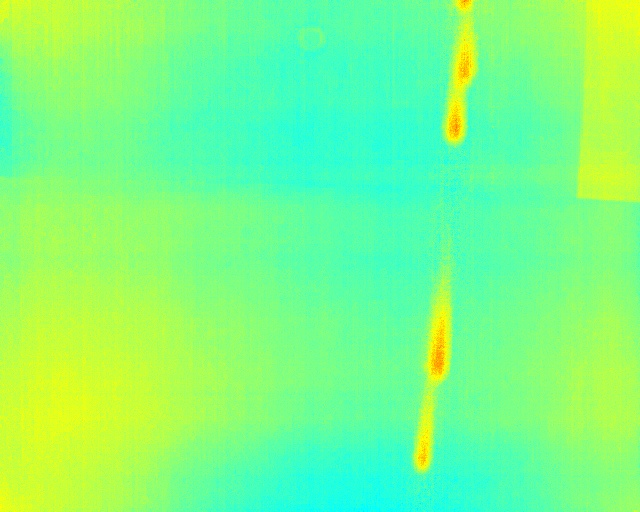
#> input picture foto(1).jpg, 640 x 512 px, given in place of the camera
$ python capture.py
#> lines starting #> are read from the running program, lines starting #| are printed output that depends on the picture; after the words box and inside, x2 and y2 are one past the last pixel; in counts of white or black regions, pixels touching at a corner belong together
import serial
import cv2 as cv
from PIL import Image
import numpy as np

ser = serial.Serial('/dev/ttyUSB1', 9600)

webcam = cv.VideoCapture(0)
ret, frame = webcam.read()
#> frame is the input picture: shape (512, 640, 3); mean B, G, R 132.1, 253.9, 123.8
cv.imwrite("Foto.jpg", frame)

#img = Image.open("Foto.jpg")
img = cv.imread('Foto.jpg')

resize = (960,540)

img_resize = cv.resize(img, resize)
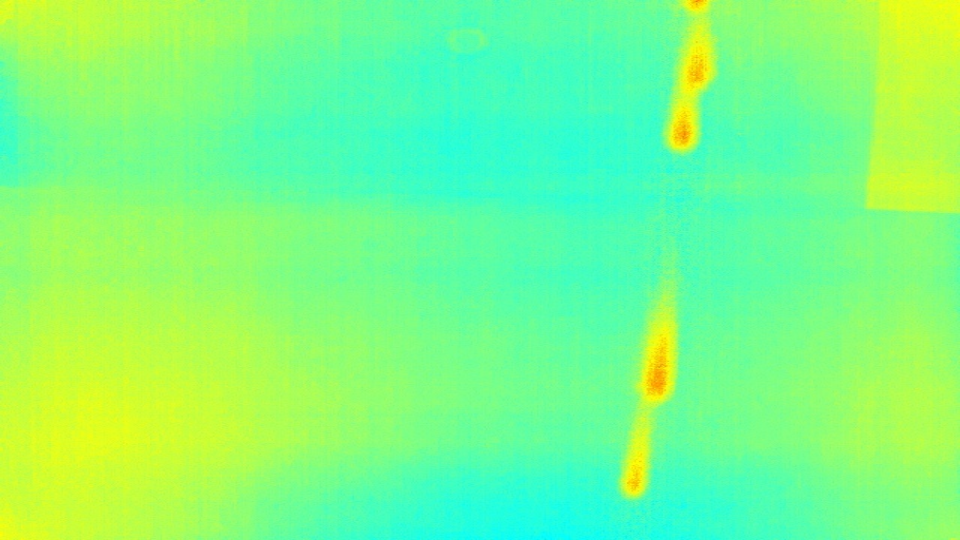
#> img_resize: shape (540, 960, 3); mean B, G, R 132, 253.4, 123.7

img_color = cv.applyColorMap(img, cv.COLORMAP_JET)
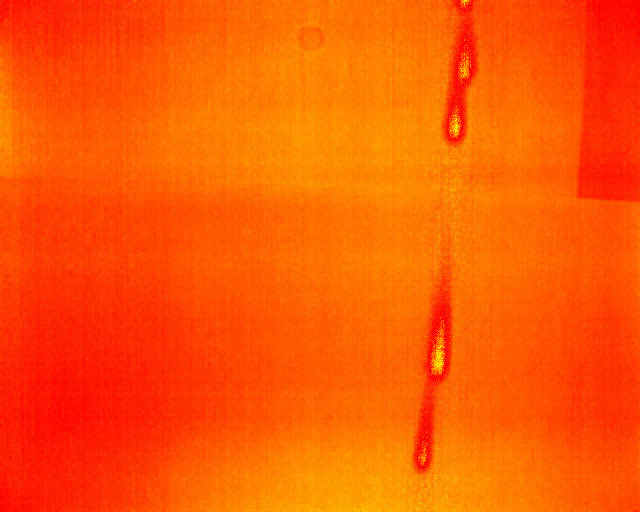
#> img_color: shape (512, 640, 3); mean B, G, R 0, 88.4, 255
color_resize = cv.resize(img_color, resize)
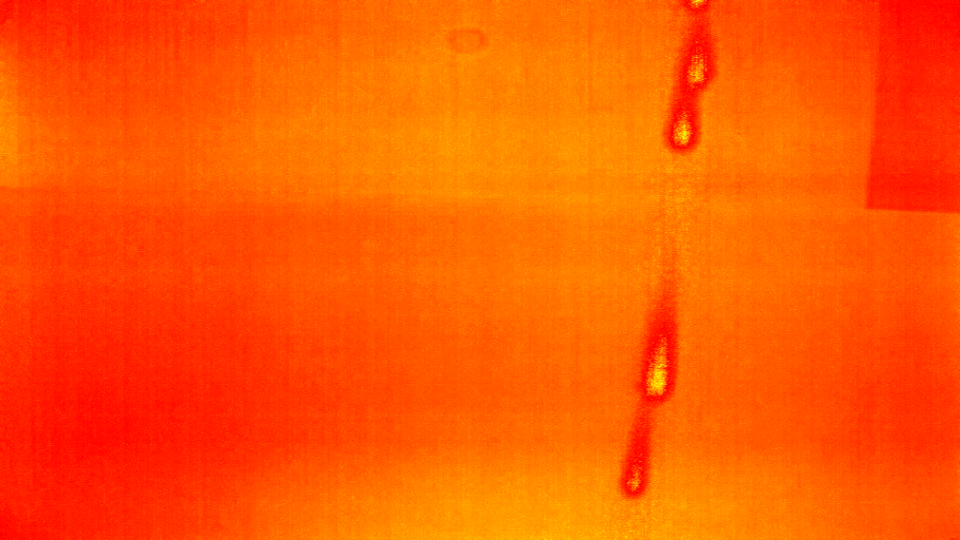
#> color_resize: shape (540, 960, 3); mean B, G, R 0, 88.3, 255
color2hsv = cv.cvtColor(color_resize, cv.COLOR_BGR2HSV)
#> color2hsv: shape (540, 960, 3); mean H, S, V 10.4, 255, 255

lowerRed = np.array([0,50,50])
upperRed = np.array([5,255,255])
mask1 = cv.inRange(color2hsv, lowerRed, upperRed)
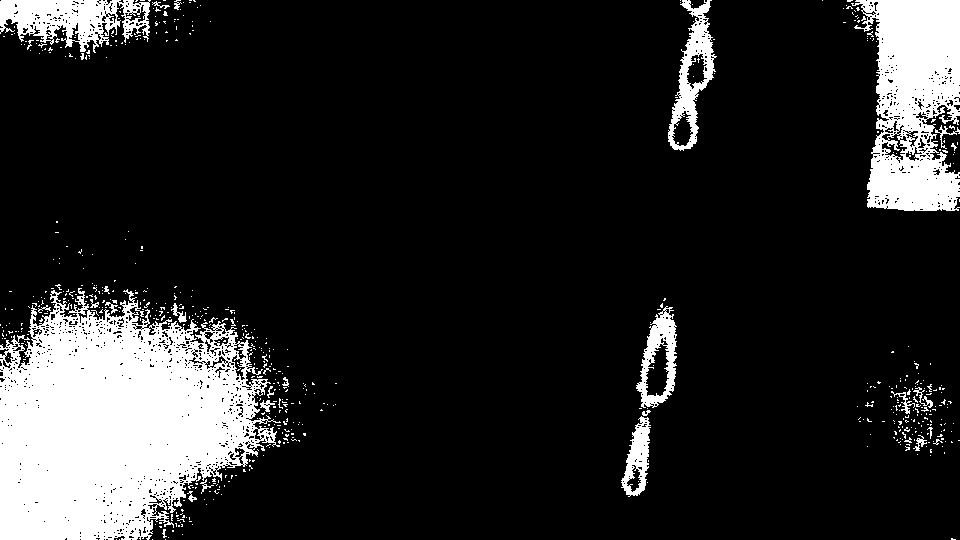
#> mask1: shape (540, 960); 14.6% white; 620 white regions (591 under 20 px), largest, box (x1, y1, x2, y2) and area: (0, 288, 281, 540) 46796, (851, 0, 960, 211) 15487, (0, 0, 151, 53) 4518


lower_orange = np.array([10, 100, 20])
upper_orange = np.array([25, 255, 255])
mask2 = cv.inRange(color2hsv, lower_orange, upper_orange)
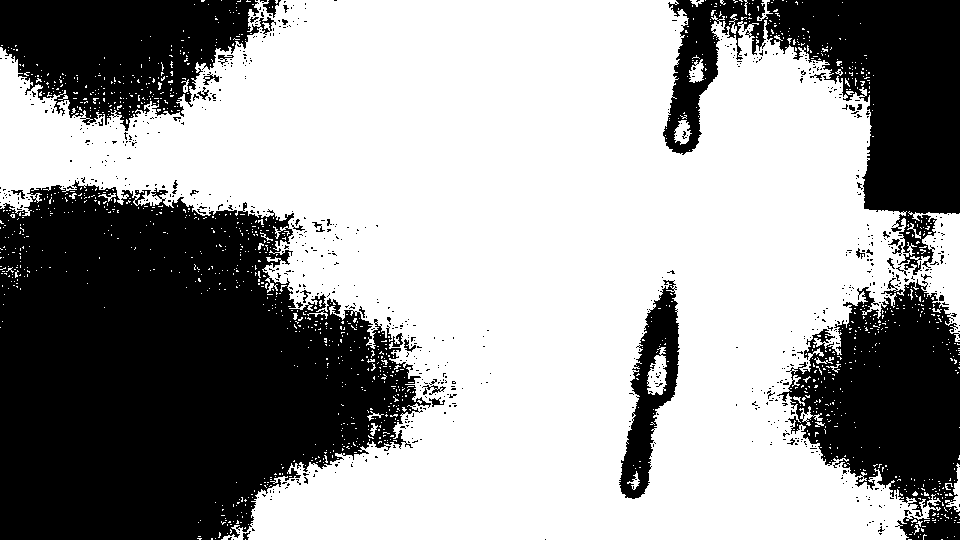
#> mask2: shape (540, 960); 61.2% white; 769 black regions (730 under 20 px), largest, box (x1, y1, x2, y2) and area: (0, 180, 431, 540) 109078, (663, 0, 960, 275) 33050, (777, 278, 960, 540) 27262

mask_red = cv.bitwise_and(color_resize,color_resize, mask= mask1)
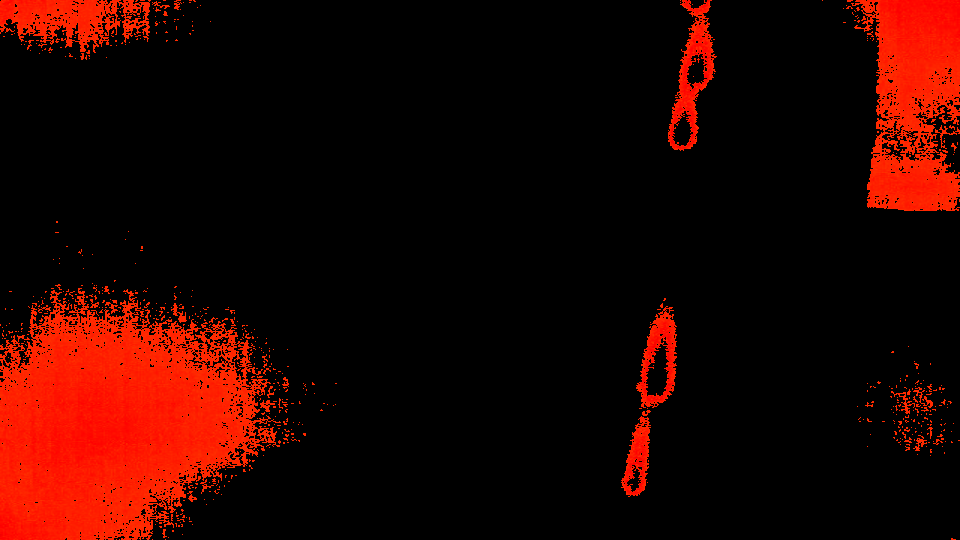
#> mask_red: shape (540, 960, 3); mean B, G, R 0, 4.5, 37.2
# mask_orange = cv.bitwise_and(color_resize,color_resize, mask= mask2)


cropped_image = mask1[150:540, 450:650]
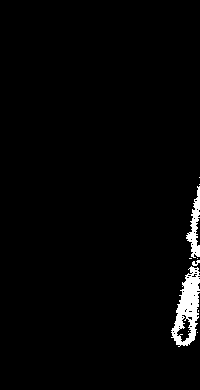
#> cropped_image: shape (390, 200); 2.2% white; 10 white regions (7 under 20 px), largest, box (x1, y1, x2, y2) and area: (171, 266, 200, 347) 1217, (186, 186, 200, 258) 447, (192, 260, 200, 266) 29
# cropped_image = mask2[150:540, 450:650]

cv.imshow('frame', cropped_image)
list_mask1 = cropped_image.ravel().tolist()
#> list_mask1 = 78000 items
# print(list_mask1)

soma = np.sum(list_mask1)
#> soma = 434265
# print(soma)


if(soma >= 1):
    x = "1"
    print(x)
else:
    x = "0"
    print(x)

ser.write(x.encode("UTF-8"))

cv.waitKey(0)
cv.destroyAllWindows()
